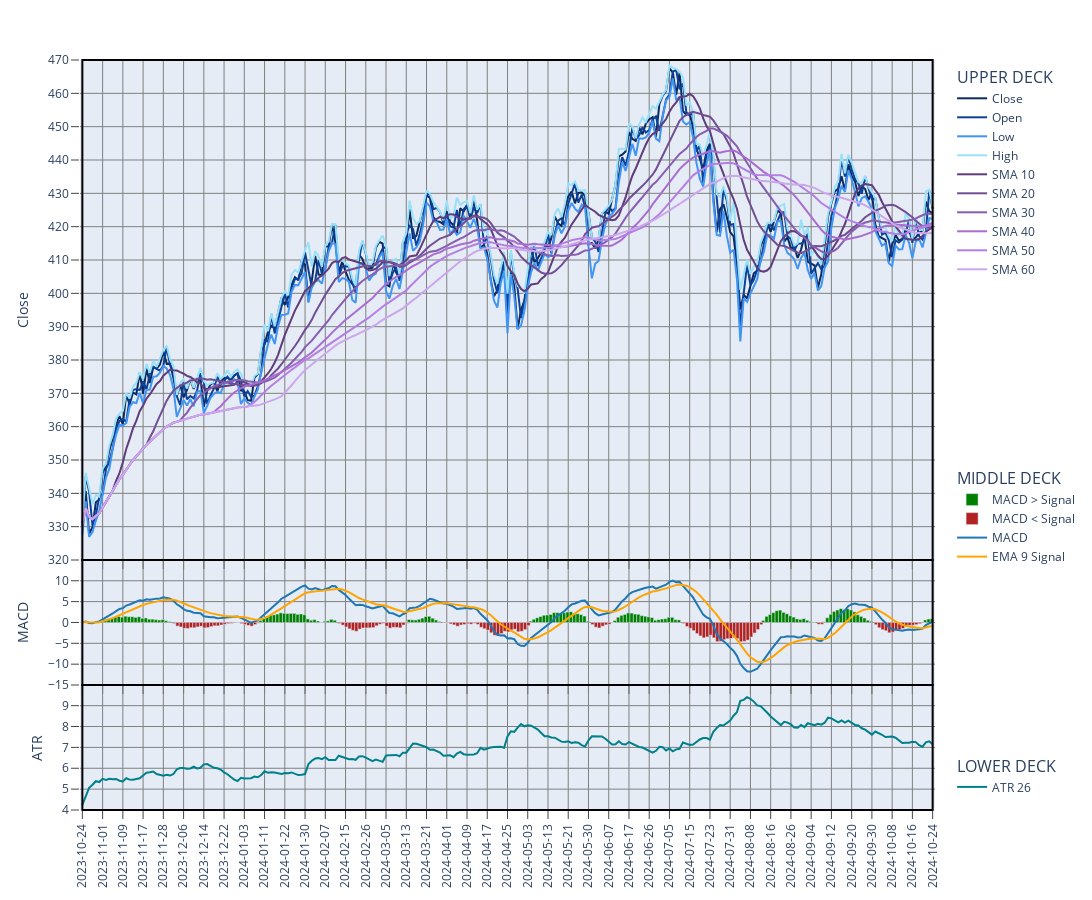

Notebook code cell kept with this figure:
### Code cell
fig_data = analyze_prices.update_color_theme(fig_data, theme, new_color_theme = 'sapphire', invert = False, overlay_name = 'OV1')
fig_data = analyze_prices.update_color_theme(fig_data, theme, new_color_theme = 'lavender', invert = False, overlay_name = 'OV3')
fig_data['fig'].show()
print(fig_data['overlays'])

### Figure 1 — Plotly figure (JSON) as saved in the notebook; plotly's stock layout.template omitted (floating-point values rounded to 4 significant figures; data arrays with more than 128 entries replaced by an {"elided": "..."} marker saying what was removed)
{"data": [{"hoverinfo": "skip", "legendgroup": "dummy", "line": {"width": 0}, "showlegend": false, "type": "scatter", "x": {"elided": "253 str values"}, "xaxis": "x", "y": {"elided": "253 int values"}, "yaxis": "y"}, {"hoverinfo": "skip", "legendgroup": "dummy", "line": {"width": 0}, "showlegend": false, "type": "scatter", "x": {"elided": "253 str values"}, "xaxis": "x2", "y": {"elided": "253 int values"}, "yaxis": "y2"}, {"hoverinfo": "skip", "legendgroup": "dummy", "line": {"width": 0}, "showlegend": false, "type": "scatter", "x": {"elided": "253 str values"}, "xaxis": "x3", "y": {"elided": "253 int values"}, "yaxis": "y3"}, {"fill": "none", "fillcolor": "rgba(31, 119, 180, 0.6)", "legendgroup": "1", "legendgrouptitle": {"font": {"size": 16, "weight": "normal"}, "text": "UPPER DECK"}, "line": {"color": "rgba(8, 42, 95, 1)"}, "name": "Close", "showlegend": true, "type": "scatter", "x": {"elided": "253 str values"}, "xaxis": "x", "y": {"elided": "253 float values"}, "yaxis": "y"}, {"legendgroup": "1", "legendgrouptitle": {"font": {"size": 16, "weight": "normal"}, "text": "UPPER DECK"}, "line": {"color": "rgba(12, 65, 153, 1)"}, "name": "Open", "type": "scatter", "x": {"elided": "253 str values"}, "xaxis": "x", "y": {"elided": "253 float values"}, "yaxis": "y"}, {"legendgroup": "1", "legendgrouptitle": {"font": {"size": 16, "weight": "normal"}, "text": "UPPER DECK"}, "line": {"color": "rgba(65, 149, 244, 1)"}, "name": "Low", "type": "scatter", "x": {"elided": "253 str values"}, "xaxis": "x", "y": {"elided": "253 float values"}, "yaxis": "y"}, {"legendgroup": "1", "legendgrouptitle": {"font": {"size": 16, "weight": "normal"}, "text": "UPPER DECK"}, "line": {"color": "rgba(153, 225, 249, 1)"}, "name": "High", "type": "scatter", "x": {"elided": "253 str values"}, "xaxis": "x", "y": {"elided": "253 float values"}, "yaxis": "y"}, {"legendgroup": "1", "legendgrouptitle": {"font": {"size": 16, "weight": "normal"}, "text": "UPPER DECK"}, "line": {"color": "rgba(95, 60, 122, 1)"}, "name": "SMA 10", "type": "scatter", "x": {"elided": "253 str values"}, "xaxis": "x", "y": {"elided": "253 float values"}, "yaxis": "y"}, {"legendgroup": "1", "legendgrouptitle": {"font": {"size": 16, "weight": "normal"}, "text": "UPPER DECK"}, "line": {"color": "rgba(113, 78, 147, 1)"}, "name": "SMA 20", "type": "scatter", "x": {"elided": "253 str values"}, "xaxis": "x", "y": {"elided": "253 float values"}, "yaxis": "y"}, {"legendgroup": "1", "legendgrouptitle": {"font": {"size": 16, "weight": "normal"}, "text": "UPPER DECK"}, "line": {"color": "rgba(134, 93, 175, 1)"}, "name": "SMA 30", "type": "scatter", "x": {"elided": "253 str values"}, "xaxis": "x", "y": {"elided": "253 float values"}, "yaxis": "y"}, {"legendgroup": "1", "legendgrouptitle": {"font": {"size": 16, "weight": "normal"}, "text": "UPPER DECK"}, "line": {"color": "rgba(169, 109, 209, 1)"}, "name": "SMA 40", "type": "scatter", "x": {"elided": "253 str values"}, "xaxis": "x", "y": {"elided": "253 float values"}, "yaxis": "y"}, {"legendgroup": "1", "legendgrouptitle": {"font": {"size": 16, "weight": "normal"}, "text": "UPPER DECK"}, "line": {"color": "rgba(181, 126, 228, 1)"}, "name": "SMA 50", "type": "scatter", "x": {"elided": "253 str values"}, "xaxis": "x", "y": {"elided": "253 float values"}, "yaxis": "y"}, {"legendgroup": "1", "legendgrouptitle": {"font": {"size": 16, "weight": "normal"}, "text": "UPPER DECK"}, "line": {"color": "rgba(204, 167, 236, 1)"}, "name": "SMA 60", "type": "scatter", "x": {"elided": "253 str values"}, "xaxis": "x", "y": {"elided": "253 float values"}, "yaxis": "y"}, {"legendgroup": "2", "legendgrouptitle": {"font": {"size": 16, "weight": "normal"}, "text": "MIDDLE DECK"}, "marker": {"color": "rgba(0, 128, 0, 1)"}, "name": "MACD > Signal", "showlegend": true, "type": "bar", "width": 1, "x": {"elided": "253 str values"}, "xaxis": "x2", "y": {"elided": "253 float values"}, "yaxis": "y2"}, {"legendgroup": "2", "legendgrouptitle": {"font": {"size": 16, "weight": "normal"}, "text": "MIDDLE DECK"}, "marker": {"color": "rgba(178, 34, 34, 1)"}, "name": "MACD < Signal", "showlegend": true, "type": "bar", "width": 1, "x": {"elided": "253 str values"}, "xaxis": "x2", "y": {"elided": "253 float values"}, "yaxis": "y2"}, {"legendgroup": "2", "legendgrouptitle": {"font": {"size": 16, "weight": "normal"}, "text": "MIDDLE DECK"}, "line": {"color": "rgba(31, 119, 180, 1)"}, "name": "MACD", "showlegend": true, "type": "scatter", "x": {"elided": "253 str values"}, "xaxis": "x2", "y": {"elided": "253 float values"}, "yaxis": "y2"}, {"legendgroup": "2", "legendgrouptitle": {"font": {"size": 16, "weight": "normal"}, "text": "MIDDLE DECK"}, "line": {"color": "orange"}, "name": "EMA 9 Signal", "showlegend": true, "type": "scatter", "x": {"elided": "253 str values"}, "xaxis": "x2", "y": {"elided": "253 float values"}, "yaxis": "y2"}, {"legendgroup": "3", "legendgrouptitle": {"font": {"size": 16, "weight": "normal"}, "text": "LOWER DECK"}, "line": {"color": "rgba(0, 128, 138, 1)"}, "name": "ATR 26", "type": "scatter", "x": {"elided": "253 str values"}, "xaxis": "x3", "y": {"elided": "253 float values"}, "yaxis": "y3"}], "layout": {"height": 900, "legend": {"groupclick": "toggleitem", "tracegroupgap": 187.5, "traceorder": "grouped"}, "margin": {"t": 60}, "modebar": {"add": ["v1hovermode", "toggleSpikelines"]}, "shapes": [{"line": {"color": "black", "width": 2}, "type": "rect", "x0": "2023-10-24", "x1": "2024-10-24", "xref": "x", "y0": 0.3333, "y1": 1, "yref": "paper"}, {"line": {"color": "black", "width": 2}, "type": "rect", "x0": "2023-10-24", "x1": "2024-10-24", "xref": "x", "y0": 0.1667, "y1": 0.3333, "yref": "paper"}, {"line": {"color": "black", "width": 2}, "type": "rect", "x0": "2023-10-24", "x1": "2024-10-24", "xref": "x", "y0": 0, "y1": 0.1667, "yref": "paper"}], "width": 1450, "xaxis": {"anchor": "y", "domain": [0, 1], "gridcolor": "grey", "matches": "x3", "nticks": 47, "rangeslider": {"visible": false}, "showgrid": true, "showticklabels": false, "tickangle": -90, "ticklen": 8, "ticks": "outside", "type": "category"}, "xaxis2": {"anchor": "y2", "domain": [0, 1], "gridcolor": "grey", "matches": "x3", "nticks": 47, "showgrid": true, "showticklabels": false, "tickangle": -90, "ticklen": 8, "ticks": "outside", "type": "category"}, "xaxis3": {"anchor": "y3", "domain": [0, 1], "gridcolor": "grey", "nticks": 47, "showgrid": true, "tickangle": -90, "ticklen": 8, "ticks": "outside", "type": "category"}, "yaxis": {"anchor": "x", "domain": [0.3333, 1], "dtick": 10, "gridcolor": "grey", "range": [320, 470], "showgrid": true, "showticklabels": true, "tick0": 320, "ticklen": 8, "ticks": "outside", "title": {"text": "Close"}, "zeroline": true, "zerolinecolor": "grey", "zerolinewidth": 1}, "yaxis2": {"anchor": "x2", "domain": [0.1667, 0.3333], "dtick": 5, "gridcolor": "grey", "range": [-15, 14.98], "showgrid": true, "showticklabels": true, "tick0": -15, "ticklen": 8, "ticks": "outside", "title": {"text": "MACD"}, "zerolinecolor": "grey", "zerolinewidth": 1}, "yaxis3": {"anchor": "x3", "domain": [0, 0.1667], "dtick": 1, "gridcolor": "grey", "range": [4, 9.99], "showgrid": true, "showticklabels": true, "tick0": 4, "ticklen": 8, "ticks": "outside", "title": {"text": "ATR"}, "zeroline": true, "zerolinecolor": "grey", "zerolinewidth": 1}}}
